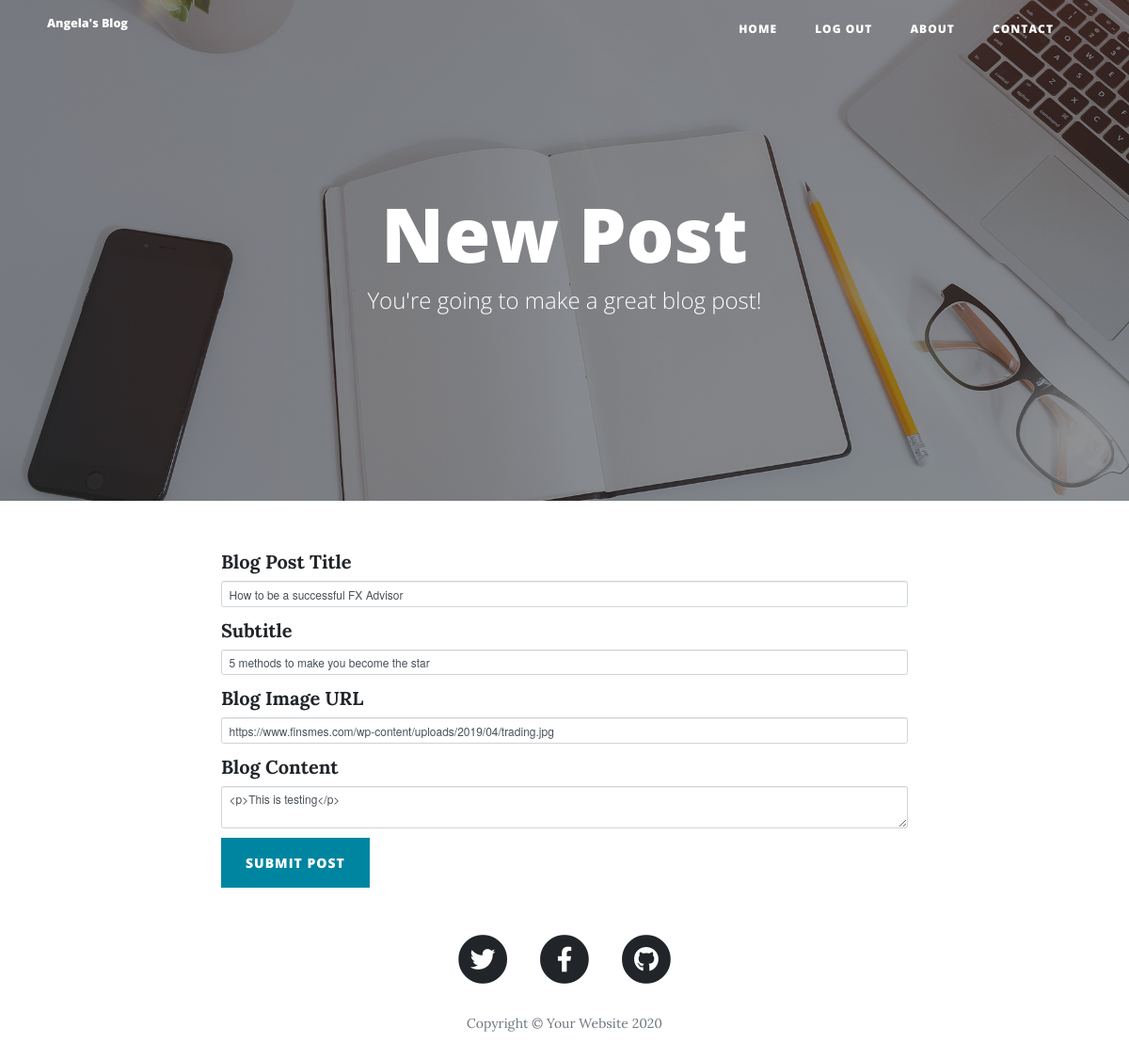
Page /edit-post/3 (signed in) on the committed database.
### main.py (models this page shows)
class BlogPost(db.Model):
    __tablename__ = "blog_posts"
    id = db.Column(db.Integer, primary_key=True)
    author_id = db.Column(db.Integer, db.ForeignKey('user.id'))
    author = relationship('User', back_populates='posts')
    title = db.Column(db.String(250), unique=True, nullable=False)
    subtitle = db.Column(db.String(250), nullable=False)
    date = db.Column(db.String(250), nullable=False)
    body = db.Column(db.Text, nullable=False)
    img_url = db.Column(db.String(250), nullable=False)
    comments = relationship('Comment', back_populates='post')

### main.py (the view, shortened to what this page needs)
@app.route("/edit-post/<int:post_id>", methods=["GET", "POST"])
@admin_only
def edit_post(post_id):
    post = BlogPost.query.get(post_id)
    edit_form = CreatePostForm(
        title=post.title,
        subtitle=post.subtitle,
        img_url=post.img_url,
        author=post.author,
        body=post.body
    )
    return render_template("make-post.html", form=edit_form)

### forms.py
class CreatePostForm(FlaskForm):
    title = StringField("Blog Post Title", validators=[DataRequired()])
    subtitle = StringField("Subtitle", validators=[DataRequired()])
    img_url = StringField("Blog Image URL", validators=[DataRequired(), URL()])
    body = CKEditorField("Blog Content", validators=[DataRequired()])
    submit = SubmitField("Submit Post")

### main.py (called while the page is built)
@login_manager.user_loader
def load_user(user_id):
    return User.query.get(user_id)

def admin_only(function):
    @wraps(function)
    def wrapper(*args, **kwargs):
        if current_user.id != 1:
            abort(403)
        else:
            return function(*args, **kwargs)
    return wrapper

### templates/make-post.html (shortened to what this page needs)
{% extends 'bootstrap/base.html' %}
{% import "bootstrap/wtf.html" as wtf %}
{% block content %}
{% include "header.html" %}
  <header class="masthead" style="background-image: url('{{ url_for('static', filename='img/edit-bg.jpg')}}')">
    <div class="overlay"></div>
    <div class="container">
      <div class="row">
        <div class="col-lg-8 col-md-10 mx-auto">
          <div class="page-heading">
            {% if is_edit: %}
            <h1>Edit Post</h1>
            {% else: %}
            <h1>New Post</h1>
            {% endif %}
            <span class="subheading">You're going to make a great blog post!</span>
          </div>
        </div>
      </div>
    </div>
  </header>
  <div class="container">
    <div class="row">
      <div class="col-lg-8 col-md-10 mx-auto">
        {{ wtf.quick_form(form, novalidate=True, button_map={"submit": "primary"}) }}
      </div>
    </div>
  </div>
{% include "footer.html" %}
{% endblock %}

### rows in the picture
BlogPost: title "How to be a successful FX Advisor", subtitle "5 methods to make you become the star", img_url "https://www.finsmes.com/wp-content/uploads/2019/04/trading.jpg", body "<p>This is testing</p>"
